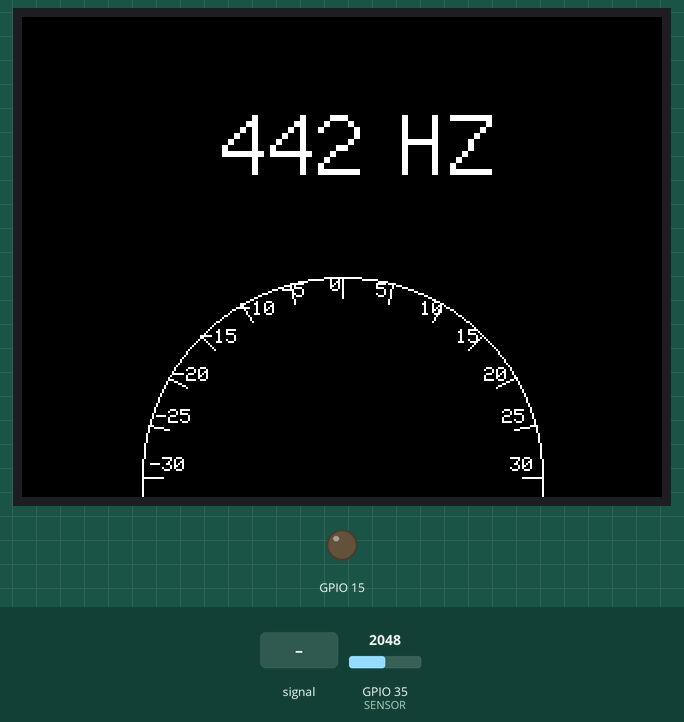
Bench run of a sketch on a simulated ESP32. On the bench: 320×240 colour display, output pins drawn as LEDs (lit = HIGH). The inputs (shaded band) are chosen by the test bench; at power-on: GPIO 35 (SENSOR) = 2048.

Above: at 1.4 s.
1.5 s: GPIO 35 (SENSOR) fed a 1000 Hz sine of ±1023 counts around its level
3.4 s: GPIO 35 (SENSOR) set to 2866
Timing chart, 0 to 6.4 s (numbered marks = the images above; inputs shaded):
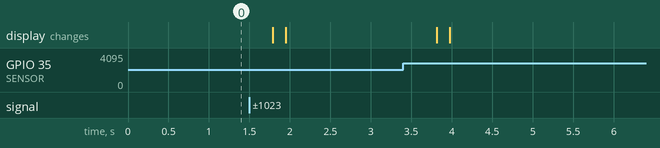

The sketch:

tuning_device_final.ino
```cpp
/*
  The following Code is for a tuning device, which prints it results using a 2,4''-Display.
  It computes the curent frequency and then prints the difference beetween the targeted frequency
  and the meassured frequency on the Display using a scale to display the value.
*/


#include <arduinoFFT.h>
#include <SPI.h>
#include <TFT_eSPI.h>

// ***** constants *****:

const uint8_t SENSOR = 35;

const int SAMPLES = 1024;
const double TARGETFREQUENCY = 442;
static const double TOLERANCE = 30.0;

double VREAL[SAMPLES];
double VIMAG[SAMPLES];

const int SMOOTHINGBUFFERSIZE = 5;
double SMOOTHINGBUFFER[SMOOTHINGBUFFERSIZE];

TFT_eSPI tft = TFT_eSPI();

// ***** functions *****:

void setup() {
  // setup TFT screen
  pinMode(15, OUTPUT);
  digitalWrite(15, LOW);
  Serial.begin(115200);

  tft.init();
  tft.setRotation(3);
  tft.fillScreen(TFT_BLACK);

  // print scale
  drawScale();

  // configure microfone pin
  pinMode(SENSOR, INPUT);

  // print current target frequency
  tft.setCursor(100, 40, 2);
  tft.setTextColor(TFT_WHITE, TFT_BLACK);
  tft.setTextSize(3);
  tft.print(String(TARGETFREQUENCY, 0) + " HZ");
}

double readSamplesFromMicrophone(int samples) {
  // Read sound input from microphone including time measurement
  unsigned long startTime = millis();
  for (int i = 0; i < samples; i++) {
    const uint16_t value = analogRead(SENSOR);
    VREAL[i] = double(value);
    VIMAG[i] = 0.0;
  }
  unsigned long endTime = millis();

  // calculating sample frequency
  double sampleTime = endTime - startTime;
  double sampleFrequency = double(SAMPLES)/(sampleTime/1000.0 /*conversion to seconds*/);

  return sampleFrequency;
}

double computeDominantFrequency(double samplingFrequency) {
  arduinoFFT FFT = arduinoFFT(VREAL, VIMAG, SAMPLES, samplingFrequency); // Create FFT object
  FFT.DCRemoval();
  FFT.Windowing(FFT_WIN_TYP_HAMMING, FFT_FORWARD);
  FFT.Compute(FFT_FORWARD);
  FFT.ComplexToMagnitude(); // Compute magnitudes
  double frequency = FFT.MajorPeak(); // use the main frequency
  return frequency;
}

double smoothFrequency(double frequency) {
  double sum = 0.0;
  for (int i = SMOOTHINGBUFFERSIZE - 2; i >= 0; i--) {
    sum += SMOOTHINGBUFFER[i + 1] = SMOOTHINGBUFFER[i]; // move the values to the next position in the array
  }
  sum += SMOOTHINGBUFFER[0] = frequency; // add new value
  return sum / SMOOTHINGBUFFERSIZE; // calculate average
}

double calculateDeviation(double frequency, double targetFrequency) {
  double diff = frequency - targetFrequency; // calculating difference
  double perc = (diff / targetFrequency) * 100.0; // calculating the number in percent
  return round(perc);
}

void drawScale() {
  int centerX = tft.width() / 2;
  int centerY = tft.height() - 10;
  int radius = 100;
  int steps = 5;

  // Draw semicircle
  tft.drawCircle(centerX, centerY, radius, TFT_WHITE);

  // Draw ticks and labels
  for (int i = -TOLERANCE; i <= +TOLERANCE; i += steps) {
    float angle = map(i, -TOLERANCE, +TOLERANCE, 180, 0) * PI / 180.0;
    int x1 = centerX + radius * cos(angle);
    int y1 = centerY - radius * sin(angle);
    int x2 = centerX + (radius - 10) * cos(angle);
    int y2 = centerY - (radius - 10) * sin(angle);

    tft.drawLine(x1, y1, x2, y2, TFT_WHITE);
    tft.setCursor(x2 - 6, y2 - 10);
    tft.setTextSize(1);
    tft.setTextColor(TFT_WHITE);
    tft.print(i);
  }
}

void drawPointerLine(double value, uint32_t color) {
  static const double centerX = tft.width() / 2;
  static const double centerY = tft.height() - 10;
  static const double radius = 100;

  // compute x and y value
  double angle = map(value, -TOLERANCE, +TOLERANCE, 180, 0) * PI / 180.0;
  double x = centerX + (radius - 20) * cos(angle);
  double y = centerY - (radius - 20) * sin(angle);

  // draw line using the computed values
  if ((angle >= 0.0 && angle <= PI && color != TFT_BLACK) || color == TFT_BLACK) {
    tft.drawLine(centerX, centerY, x, y, color);
  }
}

void drawPointer(double value) {
  static int previousValue = 0;

  // Erase the old pointer
  drawPointerLine(previousValue, TFT_BLACK);

  // Draw the new pointer
  drawPointerLine(value, TFT_RED);

  previousValue = value;
}

// ***** main loop *****:

void loop() {
  double samplingFrequency = readSamplesFromMicrophone(SAMPLES);
  double frequency = computeDominantFrequency(samplingFrequency);
  double smoothing = smoothFrequency(frequency);
  double deviation = calculateDeviation(smoothing, TARGETFREQUENCY);
  drawPointer(deviation);
}
```
